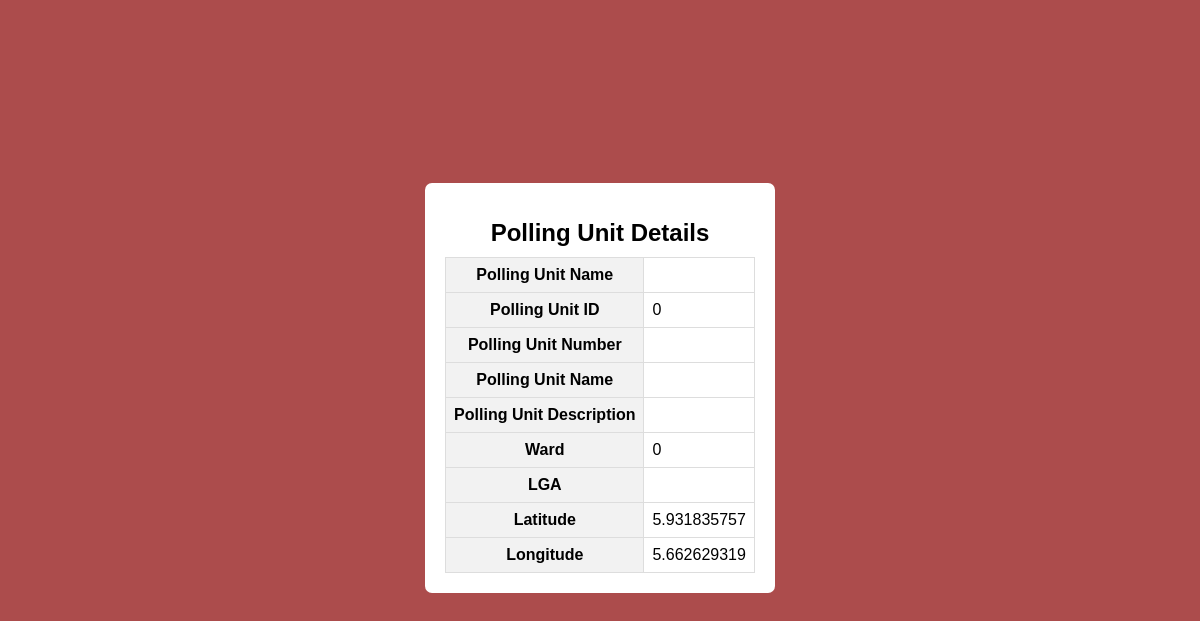
The page /polling/polling-unit/112 on the database its author committed.
### polling/models.py (models this page shows, shortened)
class polling_unit(models.Model):
    polling_unit_id = models.PositiveIntegerField()
    ward_id = models.PositiveIntegerField()
    lga_id = models.PositiveIntegerField()
    uniquewardid = models.PositiveIntegerField(null=True)
    polling_unit_number = models.CharField(max_length=50, null=True)
    polling_unit_name = models.CharField(max_length=50, null=True)
    polling_unit_description = models.TextField(max_length=1000, null=True)
    lat = models.CharField(max_length=255, null=True)
    long = models.CharField(max_length=255, null=True)
    entered_by_user = models.CharField(max_length=50, null=True)
    date_entered = models.DateTimeField(auto_now_add=True)
    user_ip_address = models.CharField(max_length=50, null=True)
    class Meta:
        verbose_name_plural = 'polling_units'

### polling/views.py (the view)
# urls.py: path('polling-unit/<int:pk>', PollingUnitDetailView.as_view(), name='polling_unit_detail'),
class PollingUnitDetailView(DetailView):
    model = polling_unit
    template_name = 'polling/polling_unit.html'
    context_object_name = 'polling_unit'
    def get_context_data(self, **kwargs: Any) -> Dict[str, Any]:
        context =  super().get_context_data(**kwargs)
        polling_unit = context['polling_unit']
        try:
            context['lga'] = lga.objects.get(lga_id=polling_unit.lga_id)
        except:
            pass
        return context

### polling/templates/polling/polling_unit.html (shortened to what this page needs)
{% load static %}
<!DOCTYPE html>
<html>
<head>
  <link rel="stylesheet" type="text/css" href="{% static 'polling/css/polling_unit.css' %}">
</head>
<body>
  <div id="container">
  <h1>Polling Unit Details</h1>
  <table>
    <tr>
      <th>Polling Unit Name</th>
      <td>{{ polling_unit.polling_unit_name }}</td>
    </tr>
    <tr>
        <th>Polling Unit ID</th>
        <td>{{ polling_unit.polling_unit_id }}</td>
    </tr>
    <tr>
        <th>Polling Unit Number</th>
        <td>{{ polling_unit.polling_unit_number }}</td>
    </tr>
    <tr>
        <th>Polling Unit Name</th>
        <td>{{ polling_unit.polling_unit_name }}</td>
    </tr>
    <tr>
        <th>Polling Unit Description</th>
        <td>{{ polling_unit.polling_unit_description }}</td>
    </tr>
    <tr>
      <th>Ward</th>
      <td>{{ polling_unit.ward_id }}</td>
    </tr>
    <tr>
      <th>LGA</th>
      <td>{{ lga }}</td>
    </tr>
    <tr>
        <th>Latitude</th>
        <td>{{ polling_unit.lat }}</td>
    </tr>
    <tr>
        <th>Longitude</th>
        <td>{{ polling_unit.long }}</td>
    </tr>
  </table>
</div>
</body>
</html>

### polling/static/polling/css/polling_unit.css (style rules this page uses)
* { font-family: 'Gill Sans', 'Gill Sans MT', Calibri, 'Trebuchet MS', sans-serif; }
body, #container { display: flex; justify-content: center; align-items: center; flex-direction: column; }
body { background: #ac4c4c; height : 95vh; }
#container { background: #fff; border-radius: 7px; padding: 20px; min-height: 200px; }
h1 { font-size: 24px; margin-bottom: 10px; }
table { border-collapse: collapse; width: 100%; }
th, td { border: 1px solid #ddd; padding: 8px; }
th { background-color: #f2f2f2; }

### rows shown on the page
polling_unit: polling_unit_id "0", ward_id "0", lat "5.931835757", long "5.662629319"
